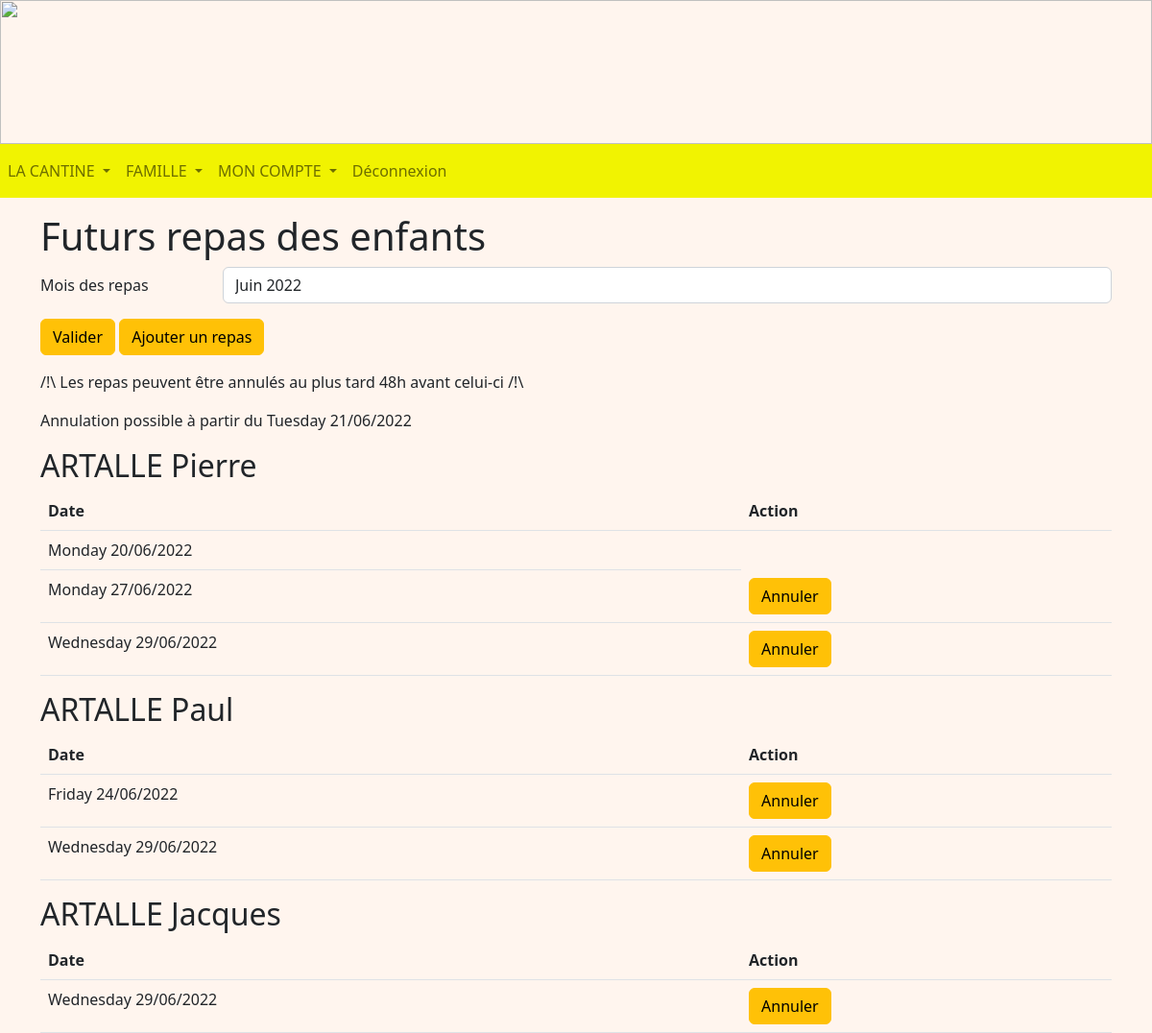
The app's page /repas (signed in), older data.
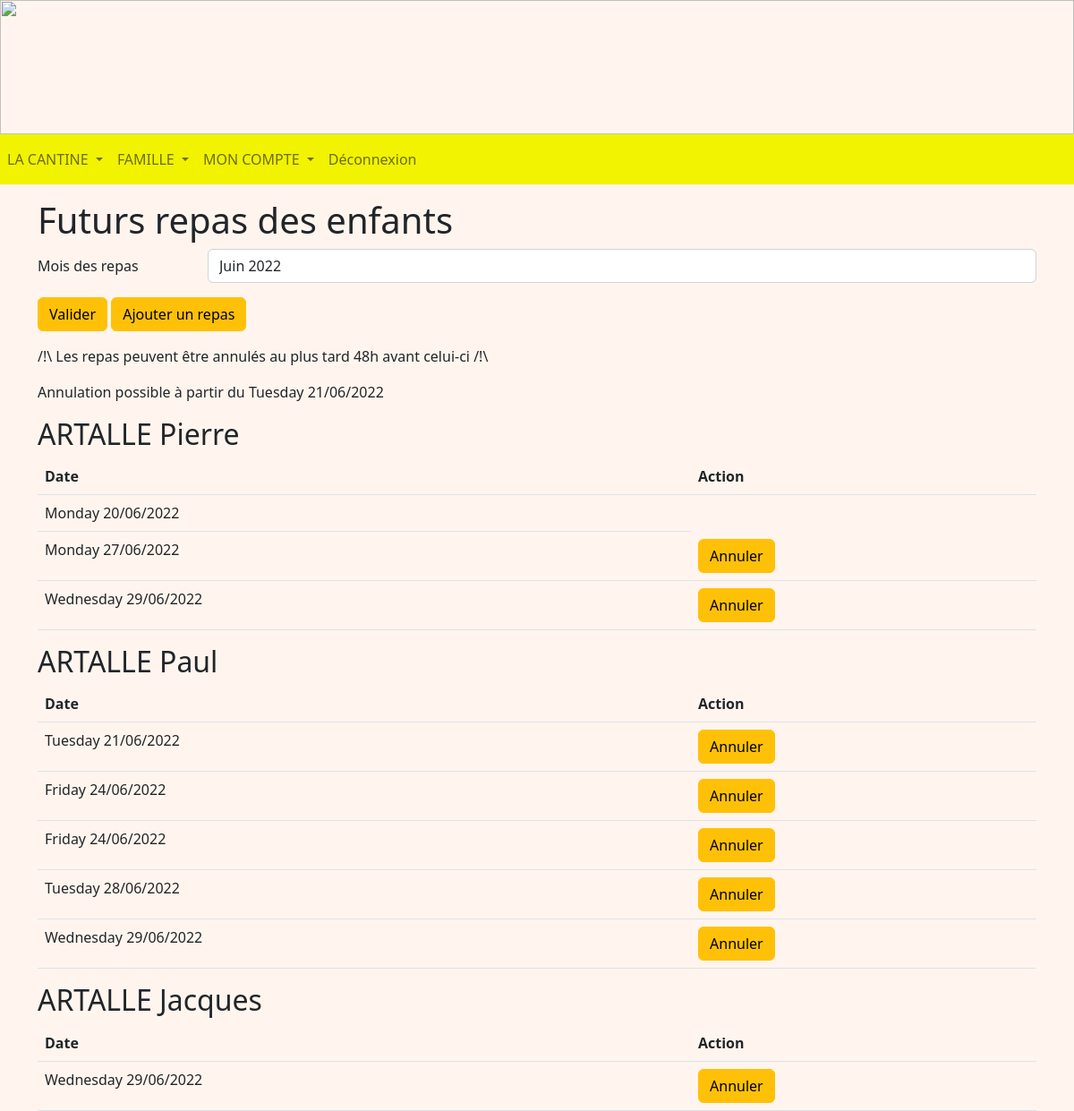
The same page, newer data.
### tables this page shows
CREATE TABLE Enfant (
  code_enfant integer primary key autoincrement,
  nom_enfant TEXT NOT NULL,
  prenom_enfant TEXT NOT NULL,
  code_tarif integer NOT NULL,
  code_classe integer NOT NULL,
  code_representant integer NOT NULL,
  code_formule integer NOT NULL,
  FOREIGN KEY (code_tarif) REFERENCES Tarif(code_tarif),
  FOREIGN KEY (code_classe) REFERENCES Classe(code_classe),
  FOREIGN KEY (code_representant) REFERENCES Representant(code_representant)
  FOREIGN KEY (code_formule) REFERENCES Formule(code_formule)
);

CREATE TABLE Repas (
  code_repas integer primary key autoincrement,
  date_repas date NOT NULL,
  code_enfant integer NOT NULL,
  FOREIGN KEY (code_enfant) REFERENCES Enfant(code_enfant)
);

### representant.py (the view, shortened to what this page needs)
@app.route('/repas', methods = ["GET", "POST"])
@login_required
def repas():
    db = get_db()
    cur = db.cursor()
    user = cur.execute("SELECT type_compte FROM Compte WHERE identifiant = ?", (flask_login.current_user.name, )).fetchone()
    if user[0] == 'Representant':
        code_rep = cur.execute("SELECT code_representant FROM Representant WHERE identifiant = ?", (flask_login.current_user.name, )).fetchone()
        enfants = cur.execute("SELECT code_enfant, prenom_enfant, nom_enfant FROM Enfant WHERE code_representant = ?", (code_rep[0], )).fetchall()
        repas = []
        year = datetime.datetime.today().year
        year1 = year - 1
        mois = datetime.datetime.today().month
        now = datetime.datetime.today()
        months = listeMois(mois)
        new_dateB = datetime.datetime(year, int(now.month), now.day)
        lastDay = last_day_of_month(new_dateB)
        new_dateE = datetime.datetime(year, int(now.month), lastDay.day)
        limit = int(now.day) + 2
        date_limite = now.replace(day = limit)
        dateInter = []
        for enfant in enfants:
            repas.append(cur.execute("SELECT * FROM Repas WHERE code_enfant = ? AND date_repas >= ? AND date_repas <= ? ORDER BY date_repas", (enfant[0], new_dateB.strftime('%Y-%m-%d') , new_dateE.strftime('%Y-%m-%d'), )).fetchall())
        for repasEnfants in repas:
            for repa in repasEnfants:
                dateInter.append(datetime.datetime.strptime(repa[1], '%Y-%m-%d').strftime('%A %d/%m/%Y'))
        return render_template('R_repas.html', enfants = enfants, repasEnfants = repas, date_limite = date_limite.strftime('%A %d/%m/%Y'), date_annulation = date_limite.strftime('%Y-%m-%d'), year = year, months = months, mois = mois ,year1 = year1, dateInter = dateInter)
    if user[0] == 'Admin':
        return redirect(url_for('accueilAdmin'))
    return redirect(url_for('accueilEnseignant'))

### main.py (called while the page is built)
@login_manager.user_loader
def load_user(user_id):
    db = get_db()
    cur = db.cursor()
    user = cur.execute('SELECT identifiant, mot_de_passe FROM Compte WHERE identifiant=?', (user_id, )).fetchone()
    return User(user[0], user[1])

def get_db():
    if 'db' not in g:
        g.db = sqlite3.connect(DATABASE)
    return g.db

@app.teardown_appcontext
def close_connection(exception):
    db = g.pop('db', None)
    if db is not None:
        db.close()

### representant.py (called while the page is built)
def last_day_of_month(any_day):
    next_month = any_day.replace(day=28) + datetime.timedelta(days=4)
    return next_month - datetime.timedelta(days=next_month.day)

### templates/R_repas.html (shortened to what this page needs)
<!DOCTYPE html>
<html>
<head>
    {% extends "R_layout.html" %}
    {% block content %}
    <div class="container mt-3 mb-3">
        <h1>Futurs repas des enfants</h1>
        <form method="post">
            <div class="row mb-3">
                <label class="col-sm-2 col-form-label" for="repas">Mois des repas</label>
                <div class="col-sm-10">
                    <select name="repas" class="form-control" id="repas">
                        {% for month in months %}
                            {% if month == mois %}
                                {% if months|length < 7 %}
                                    <option value="{{ month }}" selected>{{ month }} {{ year }}</option>
                                {% else %}
                                    <option value="{{ month }}" selected>{{ month }} {{ year1 }}</option>
                                {% endif %}
                            {% else %}
                                {% if months|length < 7 %}
                                    <option value="{{ month }}">{{ month }} {{ year }}</option>
                                {% else %}
                                    <option value="{{ month }}">{{ month }} {{ year1 }}</option>
                                {% endif %}
                            {% endif %}
                        {% endfor %}
                    </select>
                </div>
            </div>
            <button type="submit" class="btn btn-warning mb-3">Valider</button>
            <a class="btn btn-warning mb-3" href="/ajoutRepas">Ajouter un repas</a>
        </form>
        <p>/!\ Les repas peuvent être annulés au plus tard 48h avant celui-ci /!\</p>
        <p>Annulation possible à partir du {{ date_limite }}</p>
        {% for enfant in enfants %}
        <h2>{{ enfant[2] }} {{ enfant[1] }}</h2>
        <table class="table table-stripped">
            <thead>
                <th scope="col">Date</th>
                <th cope="col">Action</th>
            </thead>
            <tbody>
                {% set i = namespace (index = 0) %}
                {% for repas in repasEnfants %}
                {% for repa in repas %}
                {% if repa[0] %}
                {% if repa[2] == enfant[0] %}
                <tr>
                    <td scope="row">{{ dateInter[i.index] }}</td>
                    {% if repa[1] >= date_annulation %}
                    <td><a class="btn btn-warning" href="/annuleRepas/{{ repa[0] }}"
                            onclick="if (confirm('Voulez-vous vraiment annuler le repas ?')) commentDelete(1); return false">Annuler</a>
                    </td>
                    {% endif %}
                </tr>
                {% endif %}
                {% set i.index = i.index + 1 %}
                {% endif %}
                {% endfor %}
                {% endfor %}
            </tbody>
        </table>
        {% endfor %}
    </div>
    {% endblock %}

### templates/R_layout.html (shortened to what this page needs)
<!DOCTYPE html>
<html lang="fr">
<head>
    <link href="https://cdn.jsdelivr.net/npm/bootstrap@5.2.0-beta1/dist/css/bootstrap.min.css" rel="stylesheet"
>
    <link rel="stylesheet" href="/static/css/main.css">
</head>
<body>
    <img style="width: 100%; height: 150px;"
        src="https://www.logarric.com/wp-content/uploads/2014/06/calendreta-lo-garric3.png" alt="">
    <nav class="navbar navbar-expand-lg navbar-light" style="background-color: #f1f301;">
        <div class="collapse navbar-collapse" id="navbarNavDropdown">
            <ul class="navbar-nav">
                <li class="nav-item dropdown">
                    <a class="nav-link dropdown-toggle" href="#" id="navbarDropdownMenuLink" role="button"
                        data-bs-toggle="dropdown" aria-expanded="false">
                        LA CANTINE
                    </a>
                </li>
                <li class="nav-item dropdown">
                    <a class="nav-link dropdown-toggle" href="#" id="navbarDropdownMenuLink" role="button"
                        data-bs-toggle="dropdown" aria-expanded="false">
                        FAMILLE
                    </a>
                </li>
                <li class="nav-item dropdown">
                    <a class="nav-link dropdown-toggle" href="#" id="navbarDropdownMenuLink" role="button"
                        data-bs-toggle="dropdown" aria-expanded="false">
                        MON COMPTE
                    </a>
                </li>
                <li class="nav-item">
                    <a class="nav-link" btn-outline-success href="/deconnexion">Déconnexion</a>
                </li>
            </ul>
        </div>
    </nav>
    {% block content %}
    {% endblock %}
</body>
</html>

### static/css/main.css (style rules this page uses)
body { background-repeat: no-repeat; background-color:rgb(265,245,238); height: 110px; margin: 0px; }

Row changes from the older to the newer data that the page shows:
added Repas: index "Tuesday 21/06/2022", Repas (index "Friday 24/06/2022"), Repas (index "Wednesday 29/06/2022")
added Repas: index "Friday 24/06/2022"
added Repas: index "Tuesday 28/06/2022"
